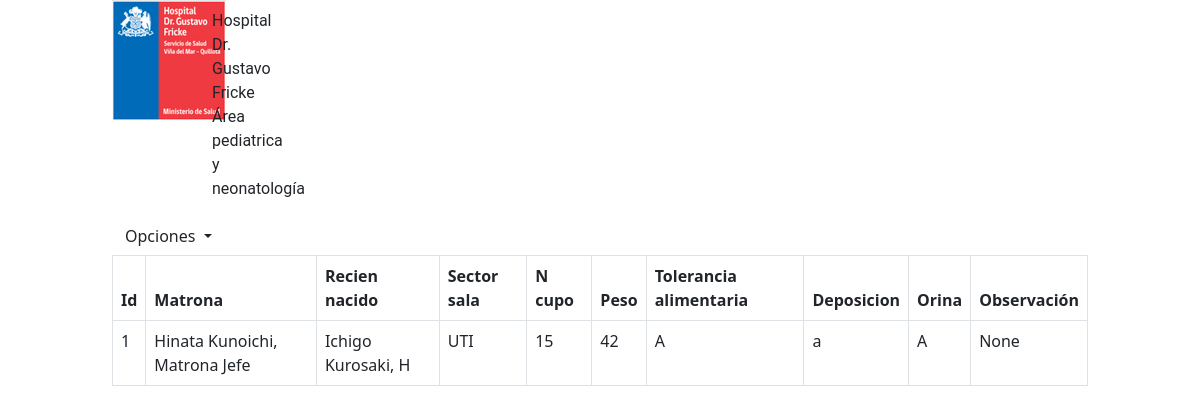
/seguimientopadre/1 (signed in), run on the app's committed database.
### core/models.py (models this page shows, shortened)
class Seguimiento(models.Model):
    peso_diario = models.IntegerField(null=False,blank=False)
    tolerancia_alimentaria = models.CharField(max_length=30,null=False,blank=False)
    orina = models.CharField(max_length=1,null=False,blank=False)
    deposicion = models.CharField(max_length=1,null=False,blank=False)
    sector_sala = models.CharField(max_length=3,null=False,blank=False,choices=[("UTI","UTI"),("UCI","UCI")])
    n_cupo = models.CharField(max_length=5,null=False,blank=False)
    fecha = models.DateField(auto_now=True,null=False,blank=False)
    observacion = models.CharField(max_length=120,null=True,blank=True)
    matrona = models.ForeignKey(Matrona,on_delete=models.RESTRICT)
    recien_nacido = models.ForeignKey(RecienNacido,on_delete=models.CASCADE)

class Matrona (models.Model):
    nombre = models.CharField(max_length=30,null=False,blank=False)
    primerapellido = models.CharField(max_length=30,null=False,blank=False)
    segundoapellido = models.CharField(max_length=30,null=True,blank=True)
    cargo = models.CharField(max_length=20,null=False,blank=False,choices=[("Matrona Jefe","Matrona Jefe"),("Matrona General","Matrona General")])
    run = models.CharField(max_length=10,null=False,blank=False)
    contraseña = models.CharField(max_length=15,null=False)
    def __str__(self) -> str:
        return "%s %s, %s" % (self.nombre, self.primerapellido, self.cargo)

class RecienNacido (models.Model):
    fecha_nacimiento = models.DateField(null=False,blank=False)
    nombre = models.CharField(max_length=30,null=False,blank=False)
    primerapellido = models.CharField(max_length=30,null=False,blank=False)
    segundoapellido = models.CharField(max_length=30,null=True,blank=True)
    peso = models.IntegerField(null=False,blank=False)
    altura = models.IntegerField(null=False,blank=False)
    sexo = models.CharField(max_length=1,null=False,blank=False,choices=[("H","Hombre"),("M","Mujer")])
    direccion = models.CharField(max_length=30)
    run = models.CharField(max_length=30,null=True,blank=True)
    tipo_alta = models.CharField(max_length=20,null=True,blank=True,choices=altas)
    fecha_alta = models.DateField(auto_now=True,null=True,blank=True)
    padres = models.ForeignKey(Padre,on_delete=models.RESTRICT)
    def __str__(self) -> str:
        return "%s %s, %s" % (self.nombre,self.primerapellido,self.sexo)

### core/views.py (the view)
# urls.py: path('seguimientopadre/<int:id>', views.seguimientopadre, name="seguimientopadre"),
@login_required
def seguimientopadre (request, id):
    seguimientos = Seguimiento.objects.all()
    reciennacido = RecienNacido.objects.filter(id = id)
    if id:
        seguimientos = Seguimiento.objects.filter(recien_nacido = id)
        return render(request, 'core/seguimientopadre.html', {'seguimientos':seguimientos})

### core/templates/core/seguimientopadre.html (shortened to what this page needs)
{% extends 'core/padrebase.html' %}
{% block content %}
    <div class="row contenido">
        <div class="col-1"></div>
        <div class="col-10">
            <table class="table table-bordered">
                <thead>
                    <tr>
                        <th scope="col">Id</th>
                        <th scope="col">Matrona</th>
                        <th scope="col">Recien nacido</th>
                        <th scope="col">Sector sala</th>
                        <th scope="col">N cupo</th>
                        <th scope="col">Peso</th>
                        <th scope="col">Tolerancia alimentaria</th>
                        <th scope="col">Deposicion</th>
                        <th scope="col">Orina</th>
                        <th scope="col">Observación</th>
                    </tr>
                </thead>
            {%for seguimientos in seguimientos%}
                <tbody>
                    <tr>
                        <td scope"col">{{seguimientos.id}} </td>
                        <td scope"col">{{seguimientos.matrona}} </td>
                        <td scope"col">{{seguimientos.recien_nacido}} </td>
                        <td scope"col">{{seguimientos.sector_sala}} </td>
                        <td scope"col">{{seguimientos.n_cupo}} </td>
                        <td scope"col">{{seguimientos.peso_diario}} </td>
                        <td scope"col">{{seguimientos.tolerancia_alimentaria}} </td>
                        <td scope"col">{{seguimientos.deposicion}} </td>
                        <td scope"col">{{seguimientos.orina}} </td>
                        <td scope"col">{{seguimientos.observacion}}</td>
            {% endfor %}
        </div>
    </div>
{% endblock %}

### data on the page
Seguimiento: id "1", matrona "Hinata Kunoichi, Matrona Jefe", recien_nacido "Ichigo Kurosaki, H", sector_sala "UTI", n_cupo "15", peso_diario "42", tolerancia_alimentaria "A", deposicion "a", orina "A", observacion "None"
